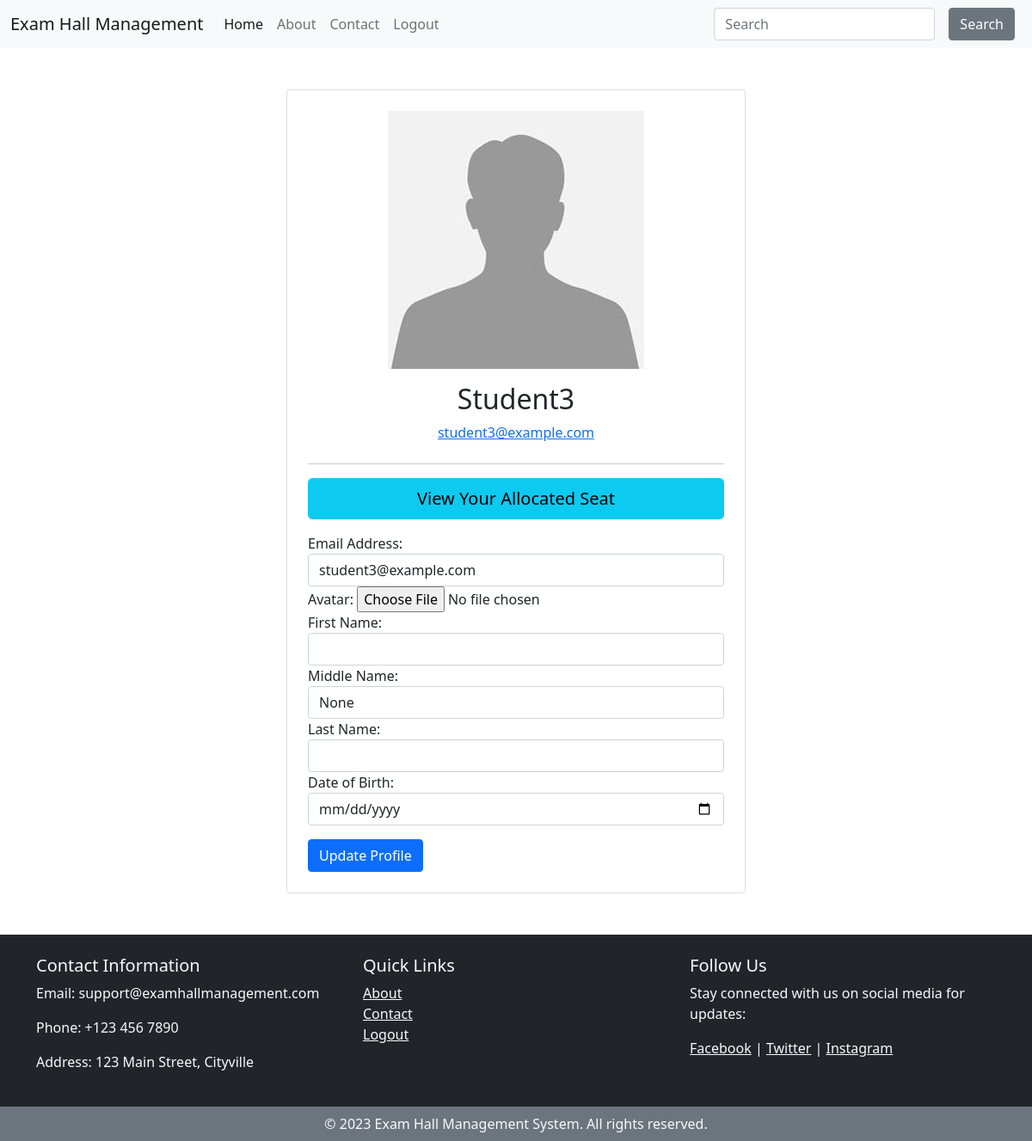
The page /accounts/profile/ (signed in) on the database its author committed.
### accounts/models.py (models this page shows, shortened)
class CustomUser(AbstractUser):
    email = models.EmailField(unique=True)
    first_name = models.CharField(max_length=30)
    middle_name = models.CharField(max_length=30, blank=True, null=True)
    last_name = models.CharField(max_length=30)
    date_of_birth = models.DateField(null=True, blank=True)
    user_type = models.CharField(max_length=20, verbose_name="User Type")
    slug = models.SlugField(unique=True, blank=True, null=True)
    objects = CustomUserManager()

class Profile(models.Model):
    user = models.OneToOneField(CustomUser, on_delete=models.CASCADE)
    avatar = models.ImageField(
        default='avatar.jpg', # default avatar
        upload_to='profile_avatars' # dir to store the image
    )

### accounts/views.py (the view, shortened to what this page needs)
# urls.py: path('profile/', ProfileView.as_view(), name='profile'),
class ProfileView(LoginRequiredMixin, View):
    def get(self, request):
        user_form = UserUpdateForm(instance=request.user)
        try:
            profile = request.user.profile
        except Profile.DoesNotExist:
            profile = Profile(user=request.user)
            profile.save()
        profile_form = ProfileUpdateForm(instance=profile)
        context = {
            'user_form': user_form,
            'profile_form': profile_form
        }
        return render(request, 'accounts/profile.html', context)

### accounts/forms.py (shortened to what this page needs)
class UserUpdateForm(forms.ModelForm):
    class Meta:
        model = CustomUser
        fields = ['email', 'first_name', 'middle_name', 'last_name', 'date_of_birth']

class ProfileUpdateForm(forms.ModelForm):
    class Meta:
        model = Profile
        fields = ['avatar']

### accounts/templates/accounts/profile.html (shortened to what this page needs)
{% extends 'base.html' %}
{% block content %}
<div class="container">
    <div class="row justify-content-center mt-5">
        <div class="col-md-6">
            <div class="card p-4">
                <form method="post" action="{% url 'accounts:profile' %}" enctype="multipart/form-data">
                    <div class="text-center mb-4">
                        {% if user.profile %}
                            <img src="{{ user.profile.avatar.url }}" alt="{{ user.username }}" class="avatar img-fluid"
                                accept=".jpg, .jpeg, .png" />
                        {% endif %}
                        <h2 class="mt-3">{{ user.username | title }}</h2>
                        <p><a href="mailto:{{ user.email }}">{{ user.email }}</a></p>
                    </div>
                    <hr>
                    <div class="form-group">
                        <p><a class="form-control btn btn-info btn-lg " href="{% url 'main:student_seat' %}">
                                View Your Allocated Seat
                            </a>
                        </p>
                    </div>
                    <div class="form-group">
                        <label for="email">Email Address:</label>
                        <input type="email" id="email" name="email" value="{{ user.email }}" class="form-control" required>
                    </div>
                    <div class="form-group">
                        <label for="avatar">Avatar:</label>
                        <input type="file" name="avatar" id="avatar" class="form-control-file">
                    </div>
                    <div class="form-group">
                        <label for="first_name">First Name:</label>
                        <input type="text" id="first_name" name="first_name" value="{{ user.first_name }}" class="form-control">
                    </div>
                    <div class="form-group">
                        <label for="middle_name">Middle Name:</label>
                        <input type="text" id="middle_name" name="middle_name" value="{{ user.middle_name }}" class="form-control">
                    </div>
                    <div class="form-group">
                        <label for="last_name">Last Name:</label>
                        <input type="text" id="last_name" name="last_name" value="{{ user.last_name }}" class="form-control">
                    </div>
                    <div class="form-group">
                        <label for="date_of_birth">Date of Birth:</label>
                        {% if user.date_of_birth %}
                            <input type="date" id="date_of_birth" name="date_of_birth" min="2003-04-01"
                            value="{{ user.date_of_birth|date:'Y-m-d' }}" class="form-control">
                        {% else %}
                            <input type="date" id="date_of_birth" name="date_of_birth"
                            min="2003-04-01" placeholder="dd-mm-yyyy" class="form-control">
                        {% endif %}
                    </div>
                    <button type="submit" class="btn btn-primary btn-block mt-3">Update Profile</button>
                </form>
            </div>
        </div>
    </div>
</div>
{% endblock content %}

### rows shown on the page
CustomUser: profile.avatar (placeholder picture), username "Student3", email "student3@example.com", middle_name "None"
